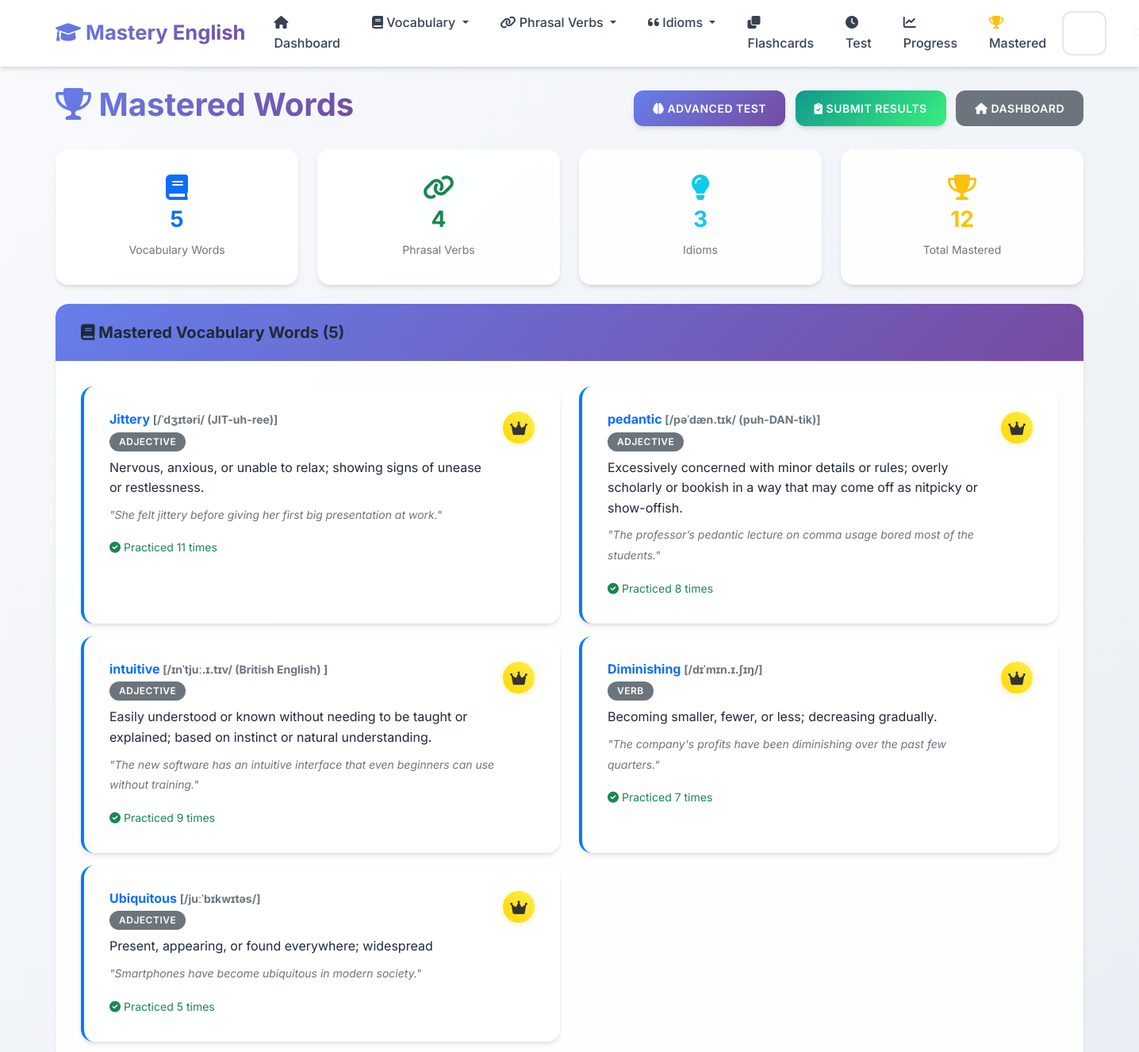
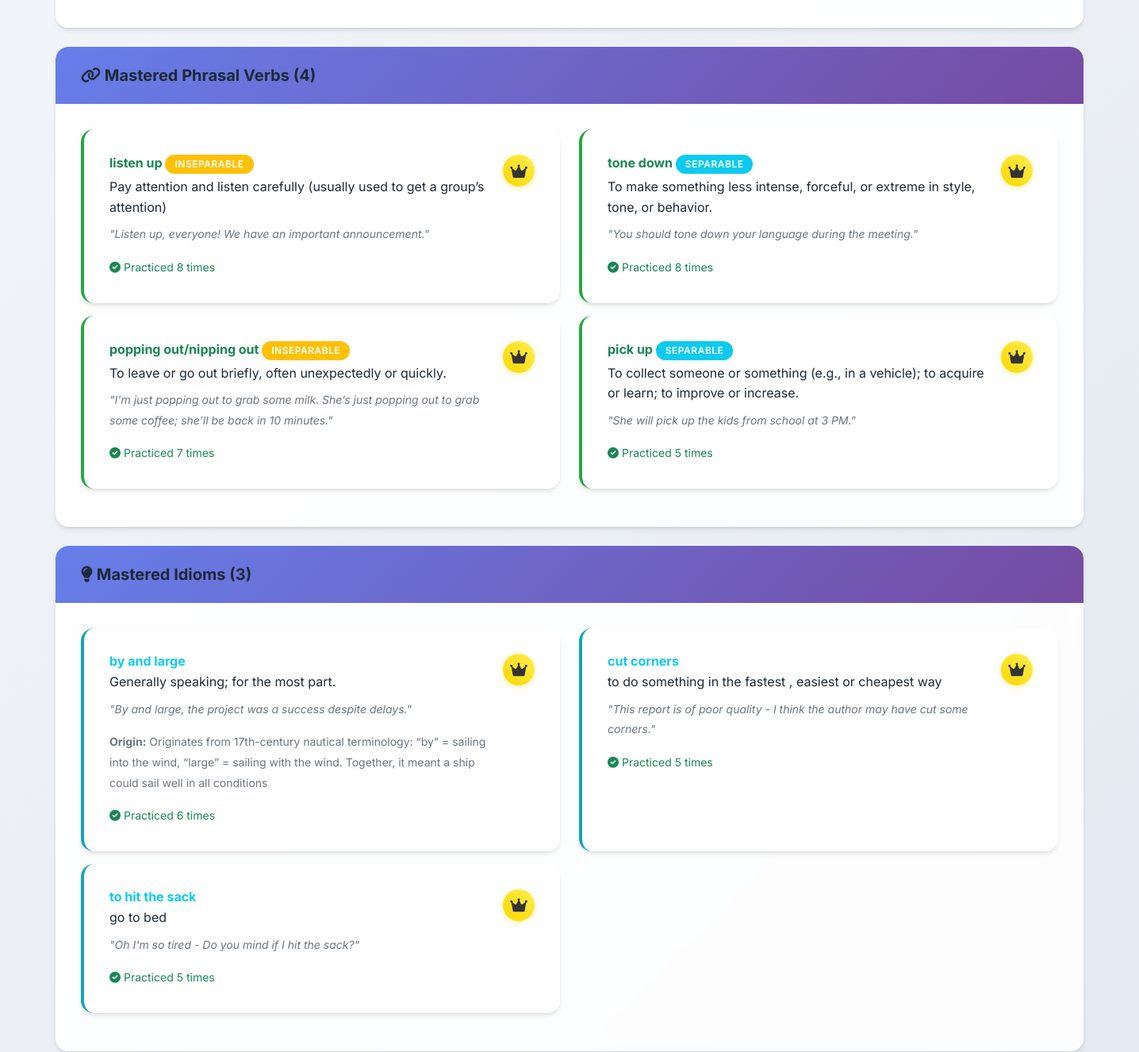
Before: /mastered (upper part) with the older database file (2 pictures, top to bottom).
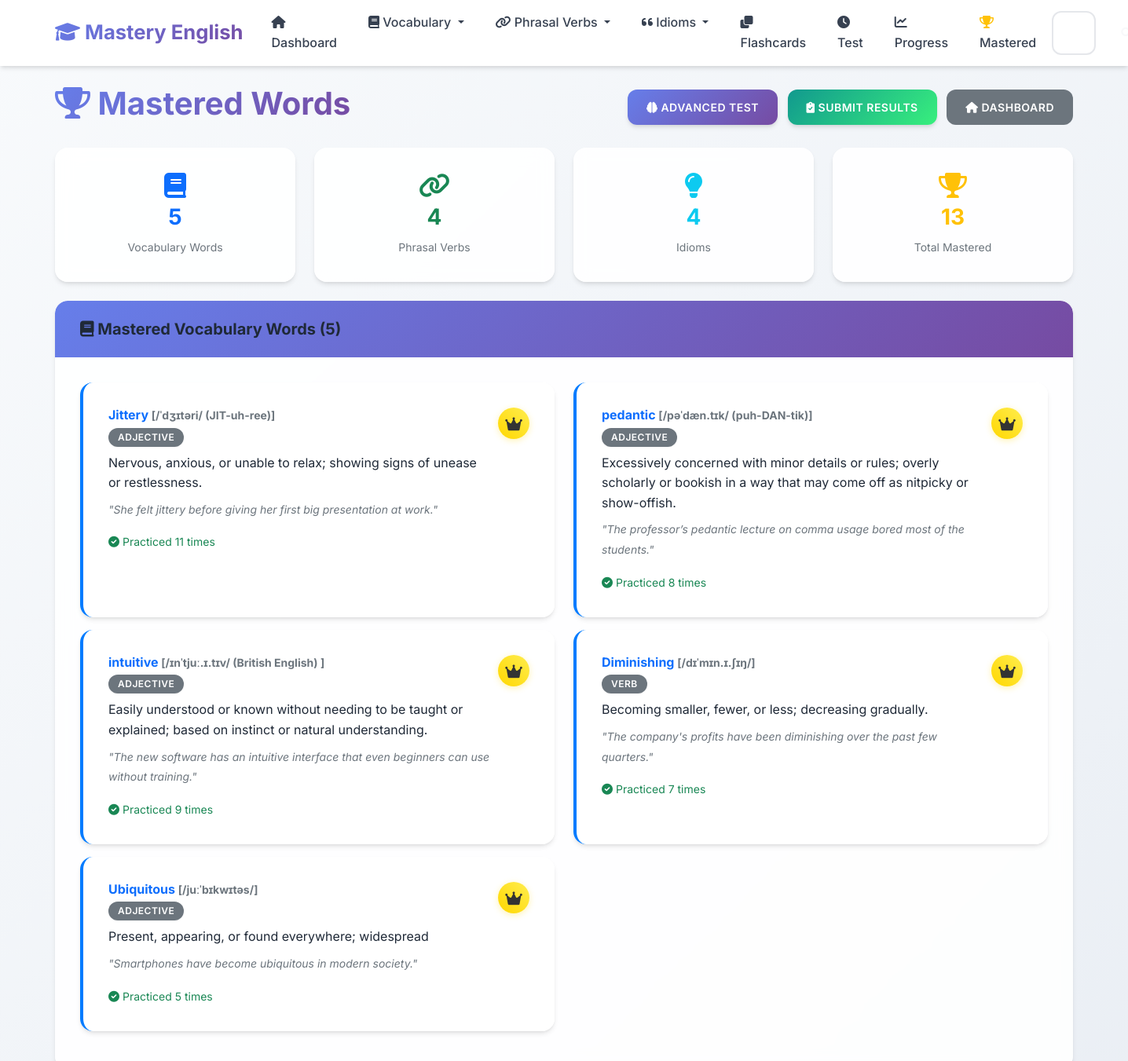
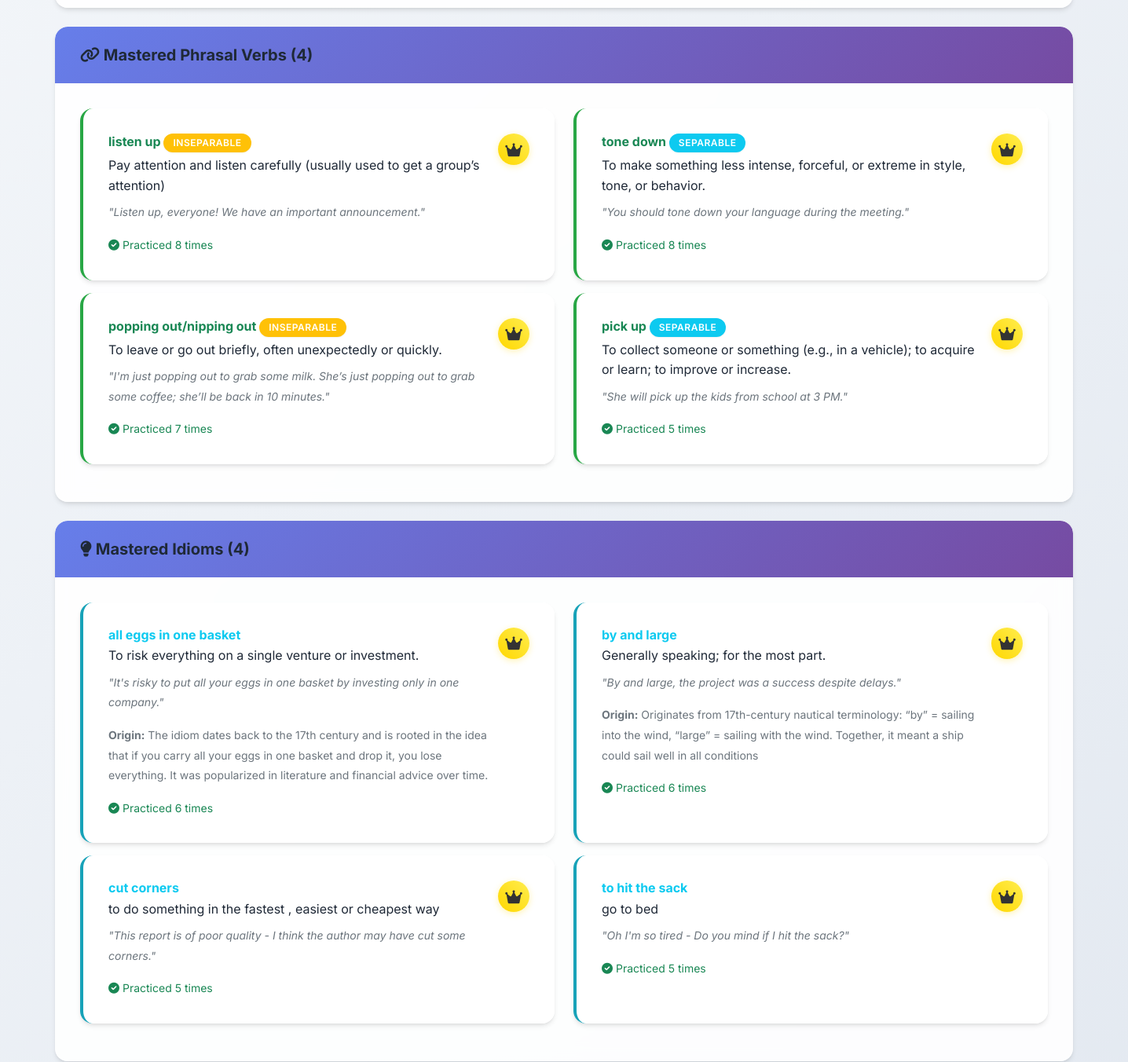
After: the same page with the newer database file (2 pictures, top to bottom).
### app.py (models this page shows, shortened)
class VocabularyWord(db.Model):
    __tablename__ = 'vocabulary_words'
    id = db.Column(db.Integer, primary_key=True)
    word = db.Column(db.String(100), nullable=False)
    definition = db.Column(db.Text, nullable=False)
    example_sentence = db.Column(db.Text)
    pronunciation = db.Column(db.String(100))
    part_of_speech = db.Column(db.String(50))
    difficulty_level = db.Column(db.String(20), default='medium')
    date_added = db.Column(db.DateTime, default=datetime.utcnow)
    times_practiced = db.Column(db.Integer, default=0)
    last_practiced = db.Column(db.DateTime)
    mastery_level = db.Column(db.Integer, default=0)

class PhrasalVerb(db.Model):
    __tablename__ = 'phrasal_verbs'
    id = db.Column(db.Integer, primary_key=True)
    phrasal_verb = db.Column(db.String(100), nullable=False)
    meaning = db.Column(db.Text, nullable=False)
    example_sentence = db.Column(db.Text)
    separable = db.Column(db.Boolean, default=False)
    difficulty_level = db.Column(db.String(20), default='medium')
    date_added = db.Column(db.DateTime, default=datetime.utcnow)
    times_practiced = db.Column(db.Integer, default=0)
    last_practiced = db.Column(db.DateTime)
    mastery_level = db.Column(db.Integer, default=0)

class Idiom(db.Model):
    __tablename__ = 'idioms'
    id = db.Column(db.Integer, primary_key=True)
    idiom = db.Column(db.String(200), nullable=False)
    meaning = db.Column(db.Text, nullable=False)
    example_sentence = db.Column(db.Text)
    origin = db.Column(db.Text)
    difficulty_level = db.Column(db.String(20), default='medium')
    date_added = db.Column(db.DateTime, default=datetime.utcnow)
    times_practiced = db.Column(db.Integer, default=0)
    last_practiced = db.Column(db.DateTime)
    mastery_level = db.Column(db.Integer, default=0)

### app.py (the view)
@app.route('/mastered')
def mastered_words():
    mastered_vocab = VocabularyWord.query.filter(VocabularyWord.mastery_level == 5).all()
    mastered_phrasal = PhrasalVerb.query.filter(PhrasalVerb.mastery_level == 5).all()
    mastered_idioms = Idiom.query.filter(Idiom.mastery_level == 5).all()
    total_mastered = len(mastered_vocab) + len(mastered_phrasal) + len(mastered_idioms)
    stats = {
        'vocabulary': len(mastered_vocab),
        'phrasal_verbs': len(mastered_phrasal),
        'idioms': len(mastered_idioms),
        'total': total_mastered
    }
    return render_template('mastered_words.html',
                         mastered_vocab=mastered_vocab,
                         mastered_phrasal=mastered_phrasal,
                         mastered_idioms=mastered_idioms,
                         stats=stats)

### templates/mastered_words.html (shortened to what the changed rows need)
{% extends "base.html" %}
{% block content %}
<div class="row">
    <div class="col-12">
        <div class="d-flex justify-content-between align-items-center mb-4">
            <h1>
                <i class="fas fa-trophy text-warning"></i> Mastered Words
            </h1>
        </div>
    </div>
</div>
<div class="row mb-4">
    <div class="col-md-3">
        <div class="card text-center border-info">
            <div class="card-body">
                <i class="fas fa-lightbulb fa-2x text-info mb-2"></i>
                <h3 class="text-info">{{ stats.idioms }}</h3>
                <small class="text-muted">Idioms</small>
            </div>
        </div>
    </div>
    <div class="col-md-3">
        <div class="card text-center border-warning">
            <div class="card-body">
                <i class="fas fa-trophy fa-2x text-warning mb-2"></i>
                <h3 class="text-warning">{{ stats.total }}</h3>
                <small class="text-muted">Total Mastered</small>
            </div>
        </div>
    </div>
</div>
{% if stats.total == 0 %}
<div class="row">
    <div class="col-12">
        <div class="card">
            <div class="card-body text-center py-5">
                <i class="fas fa-graduation-cap fa-4x text-muted mb-3"></i>
                <h3 class="text-muted">No Mastered Words Yet</h3>
                <p class="text-muted mb-4">Start practicing to master your vocabulary, phrasal verbs, and idioms!</p>
                <div>
                    <a href="{{ url_for('flashcards', category='vocabulary') }}" class="btn btn-primary me-2">
                        <i class="fas fa-play"></i> Practice Vocabulary
                    </a>
                    <a href="{{ url_for('flashcards', category='phrasal-verbs') }}" class="btn btn-success me-2">
                        <i class="fas fa-play"></i> Practice Phrasal Verbs
                    </a>
                    <a href="{{ url_for('flashcards', category='idioms') }}" class="btn btn-info">
                        <i class="fas fa-play"></i> Practice Idioms
                    </a>
                </div>
            </div>
        </div>
    </div>
</div>
{% else %}
{% if mastered_vocab %}
<div class="row mb-4">
    <div class="col-12">
        <div class="card">
            <div class="card-body">
                <div class="row">
                    {% for word in mastered_vocab %}
                    <div class="col-md-6 mb-3">
                        <div class="card h-100 border-left-primary">
                            <div class="card-body">
                                <div class="d-flex justify-content-between align-items-start">
                                    <div class="flex-grow-1">
                                        <h6 class="card-title text-primary mb-1">
                                            {{ word.word }}
                                            {% if word.pronunciation %}
                                            <small class="text-muted">[{{ word.pronunciation }}]</small>
                                            {% endif %}
                                        </h6>
                                        {% if word.part_of_speech %}
                                        <span class="badge bg-secondary mb-2">{{ word.part_of_speech }}</span>
                                        {% endif %}
                                        <p class="card-text mb-2">{{ word.definition }}</p>
                                        {% if word.example_sentence %}
                                        <p class="card-text">
                                            <small class="text-muted">
                                                <em>"{{ word.example_sentence }}"</em>
                                            </small>
                                        </p>
                                        {% endif %}
                                        <small class="text-success">
                                            <i class="fas fa-check-circle"></i>
                                            Practiced {{ word.times_practiced }} times
                                        </small>
                                    </div>
                                    <div class="ms-2">
                                        <div class="mastery-badge mastery-5">
                                            <i class="fas fa-crown"></i>
                                        </div>
                                    </div>
                                </div>
                            </div>
                        </div>
                    </div>
                    {% endfor %}
                </div>
            </div>
        </div>
    </div>
</div>
{% endif %}
{% if mastered_phrasal %}
<div class="row mb-4">
    <div class="col-12">
        <div class="card">
            <div class="card-body">
                <div class="row">
                    {% for phrasal in mastered_phrasal %}
                    <div class="col-md-6 mb-3">
                        <div class="card h-100 border-left-success">
                            <div class="card-body">
                                <div class="d-flex justify-content-between align-items-start">
                                    <div class="flex-grow-1">
                                        <h6 class="card-title text-success mb-1">
                                            {{ phrasal.phrasal_verb }}
                                            {% if phrasal.separable %}
                                            <span class="badge bg-info">Separable</span>
                                            {% else %}
                                            <span class="badge bg-warning">Inseparable</span>
                                            {% endif %}
                                        </h6>
                                        <p class="card-text mb-2">{{ phrasal.meaning }}</p>
                                        {% if phrasal.example_sentence %}
                                        <p class="card-text">
                                            <small class="text-muted">
                                                <em>"{{ phrasal.example_sentence }}"</em>
                                            </small>
                                        </p>
                                        {% endif %}
                                        <small class="text-success">
                                            <i class="fas fa-check-circle"></i>
                                            Practiced {{ phrasal.times_practiced }} times
                                        </small>
                                    </div>
                                    <div class="ms-2">
                                        <div class="mastery-badge mastery-5">
                                            <i class="fas fa-crown"></i>
                                        </div>
                                    </div>
                                </div>
                            </div>
                        </div>
                    </div>
                    {% endfor %}
                </div>
            </div>
        </div>
    </div>
</div>
{% endif %}
{% if mastered_idioms %}
<div class="row mb-4">
    <div class="col-12">
        <div class="card">
            <div class="card-header bg-info text-white">
                <h5 class="mb-0">
                    <i class="fas fa-lightbulb"></i> Mastered Idioms ({{ mastered_idioms|length }})
                </h5>
            </div>
            <div class="card-body">
                <div class="row">
                    {% for idiom in mastered_idioms %}
                    <div class="col-md-6 mb-3">
                        <div class="card h-100 border-left-info">
                            <div class="card-body">
                                <div class="d-flex justify-content-between align-items-start">
                                    <div class="flex-grow-1">
                                        <h6 class="card-title text-info mb-1">{{ idiom.idiom }}</h6>
                                        <p class="card-text mb-2">{{ idiom.meaning }}</p>
                                        {% if idiom.example_sentence %}
                                        <p class="card-text">
                                            <small class="text-muted">
                                                <em>"{{ idiom.example_sentence }}"</em>
                                            </small>
                                        </p>
                                        {% endif %}
                                        {% if idiom.origin %}
                                        <p class="card-text">
                                            <small class="text-muted">
                                                <strong>Origin:</strong> {{ idiom.origin }}
                                            </small>
                                        </p>
                                        {% endif %}
                                        <small class="text-success">
                                            <i class="fas fa-check-circle"></i>
                                            Practiced {{ idiom.times_practiced }} times
                                        </small>
                                    </div>
                                    <div class="ms-2">
                                        <div class="mastery-badge mastery-5">
                                            <i class="fas fa-crown"></i>
                                        </div>
                                    </div>
                                </div>
                            </div>
                        </div>
                    </div>
                    {% endfor %}
                </div>
            </div>
        </div>
    </div>
</div>
{% endif %}
{% endif %}
{% endblock %}

Changed rows visible on the page:
now on this page (row edited): Idiom: idiom "all eggs in one basket", meaning "To risk everything on a single venture or investment.", example_sentence "It's risky to put all your eggs in one basket by investing only in one company.", origin "The idiom dates back to the 17th century and is rooted in the idea that if you carry all your eggs in one basket and drop it, you lose everything. It was popularized in literature and financial advice over time.", times_practiced "6"
Other visible differences:
{{ stats.idioms }}: "3" → "4"
{{ stats.total }}: "12" → "13"
{{ mastered_idioms|length }}: "3" → "4"
